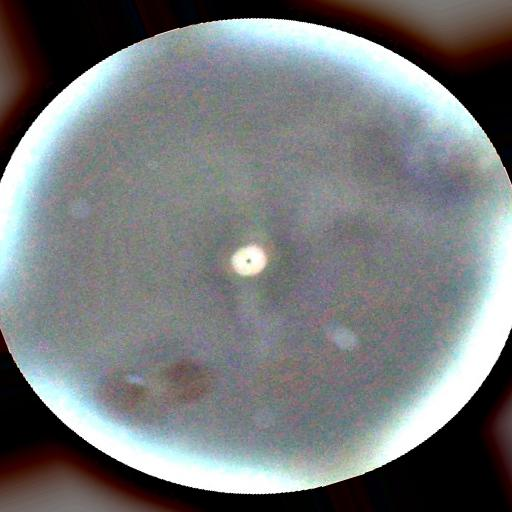
#> input picture Original_Images/cataract1.jpeg, 512 x 512 px
$ python Zhi.py
#> lines starting #> are read from the running program, lines starting #| are printed output that depends on the picture; after the words box and inside, x2 and y2 are one past the last pixel; in counts of white or black regions, pixels touching at a corner belong together
### darren.py
import numpy as np
import matplotlib.pyplot as plt
from PIL import Image

# STEP 1: Define image list (hardcoded for loop)
# These are the filenames of your 10 input images
image_dir = "DIP Project"
image_files = [
    "cataract1.jpeg", "dry1.jpeg", "hyper1.jpeg", "mild1.jpeg", "moderate1.jpeg",
    "norm1.jpeg", "patho1.jpeg", "proliferate1.jpeg", "severe1.jpeg", "wet1.jpeg"
]

# STEP 2: Load both RGB and grayscale version of image
def load_grayscale_and_color(image_path):
    rgb_img = Image.open(image_path).convert('RGB')  # Load and ensure RGB format
    gray_img = rgb_img.convert('L')  # Convert to grayscale (luminance channel only)
    return np.array(rgb_img), np.array(gray_img)

# STEP 3: Piecewise Linear Contrast Stretching
def piecewise_linear_stretch(image, t, L_min=0, L_max=255):
    img = image.copy().astype(np.float32)   # float copy of image so we can modify original and do decimal math
    I_min, I_max = np.min(img), np.max(img) # find min and max pixel intensities in range
    result = np.zeros_like(img)             # Placeholder output image

    # Create masks for pixels <= t and > t
    mask1 = img <= t # pixels in low region
    mask2 = img > t # high region

    # Apply piecewise formula for pixels <= t
    if t != I_min:
        result[mask1] = ((img[mask1] - I_min) * (t - L_min) / (t - I_min)) + L_min
    else:
        result[mask1] = L_min

    # Apply piecewise formula for pixels > t
    if t != I_max:
        result[mask2] = ((img[mask2] - t + 1) * (L_max - t + 1) / (I_max - t + 1)) + t + 1
    else:
        result[mask2] = L_max

    return np.clip(result, 0, 255).astype(np.uint8)  # Ensure values valid 8 bit range [0-225] and converts back to integers

# STEP 4: Compute EME (Enhancement Measure Estimation)
# Measures contrast based on local patches
# [18 lines left out: function compute_eme, not called in this run]

# MAIN PROCESSING PIPELINE
# [53 lines that do not run on import are left out]

### Zhi.py
import numpy as np
import matplotlib.pyplot as plt
from skimage import exposure

from darren import image_files, piecewise_linear_stretch, load_grayscale_and_color, compute_eme


def rgb_to_grayscale(rgb_img):
    """Convert RGB to grayscale using standard coefficients"""
    return 0.299 * rgb_img[:, :, 0] + 0.587 * rgb_img[:, :, 1] + 0.114 * rgb_img[:, :, 2]


def normalize_channels(rgb_img):
    """Normalize RGB channels"""
    sum_channels = rgb_img.sum(axis=2)
    sum_channels[sum_channels == 0] = 1  # avoid division by zero
    r_norm = rgb_img[:, :, 0] / sum_channels
    g_norm = rgb_img[:, :, 1] / sum_channels
    b_norm = rgb_img[:, :, 2] / sum_channels
    return np.stack([r_norm, g_norm, b_norm], axis=2)


def gamma_correction(image, gamma=.7):
    """Apply gamma correction to image"""
    return exposure.adjust_gamma(image, gamma)


def alpha_blend(img1, img2, alpha=0.45):
    """Alpha blend two images"""
    return alpha * img1 + (1 - alpha) * img2


def student2_pipeline(rgb_img, optimal_t):
    """Full contrast enhancement pipeline for Student 2"""
    # Step 1: Convert to grayscale using standard method
    gray_img = rgb_to_grayscale(rgb_img)

    # Step 2: Normalize RGB channels
    normalized_rgb = normalize_channels(rgb_img)

    # Step 3: Create difference image and apply gamma correction
    diff_img = np.abs(normalized_rgb[:, :, 0] - normalized_rgb[:, :, 1])
    gamma_img = gamma_correction(diff_img, gamma=0.5)

    # Step 4: Alpha blend the grayscale and gamma corrected image
    blended_img = alpha_blend(gray_img / 255, gamma_img, alpha=0.5)
    blended_img = (blended_img * 255).astype(np.uint8)

    # Step 5: Apply optimal piecewise contrast enhancement
    final_img = piecewise_linear_stretch(blended_img, optimal_t)

    return final_img

if __name__ == "__main__":
    # Precomputed optimal thresholds and EMEs (from Student 1)
    optimal_thresholds = {
        "cataract1.jpeg": (127, 2.76),
        "dry1.jpeg": (122, 5.55),
        "hyper1.jpeg": (147, 6.71),
        "mild1.jpeg": (128, 6.14),
        "moderate1.jpeg": (128, 4.55),
        "norm1.jpeg": (127, 11.02),
        "patho1.jpeg": (128, 5.25),
        "proliferate1.jpeg": (121, 5.47),
        "severe1.jpeg": (122, 4.68),
        "wet1.jpeg": (110, 3.59)
    }
    for filename in image_files:
        path = f"Original_Images/{filename}"
        rgb, gray = load_grayscale_and_color(path)
#> in load_grayscale_and_color, rgb_img is the input picture: PIL image 512x512 RGB; mean R, G, B 118.3, 121.2, 122.7

        # Get precomputed optimal threshold and EME
        best_t, best_eme = optimal_thresholds[filename]

        # Student 2's processing
        enhanced_img = student2_pipeline(rgb, best_t)
#> in normalize_channels, `sum_channels[sum_channels == 0] = 1`: sum_channels: shape (512, 512) uint64; min 1, max 765, mean 362.2
#> in normalize_channels, `b_norm = rgb_img[:, :, 2] / sum_channels`:
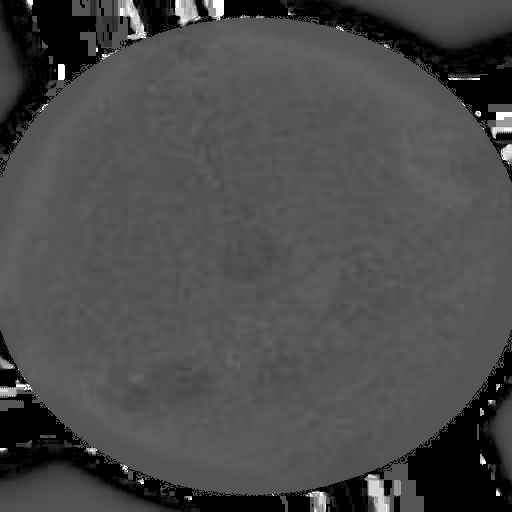
#> b_norm: shape (512, 512) float64; min 0, max 1, mean 0.294
#> in student2_pipeline, `diff_img = np.abs(normalized_rgb[:, :, 0] - normalized_rgb[:, :, 1])`:
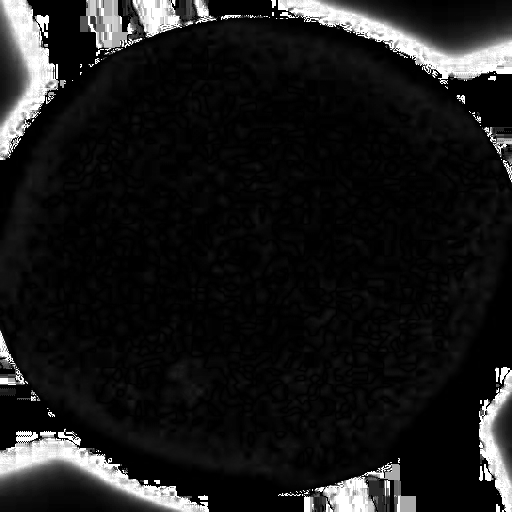
#> diff_img: shape (512, 512) float64; min 0, max 1, mean 0.106
#> in alpha_blend, `return alpha * img1 + (1 - alpha) * img2`:
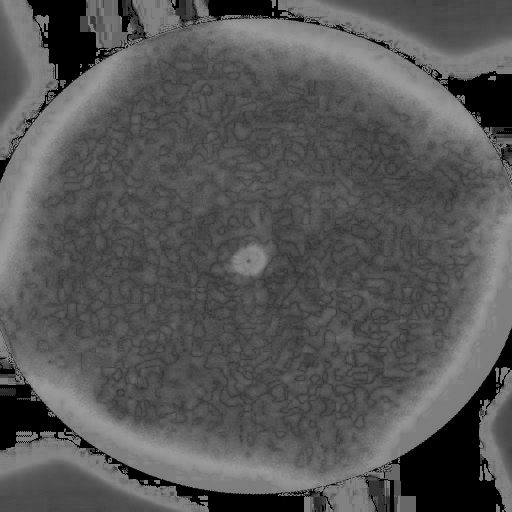
#> returned value: shape (512, 512) float64; min 0, max 0.615, mean 0.341
#> in piecewise_linear_stretch, `I_min, I_max = np.min(img), np.max(img)`: I_min = 0; I_max = 156
#> in piecewise_linear_stretch, `mask1 = img <= t`:
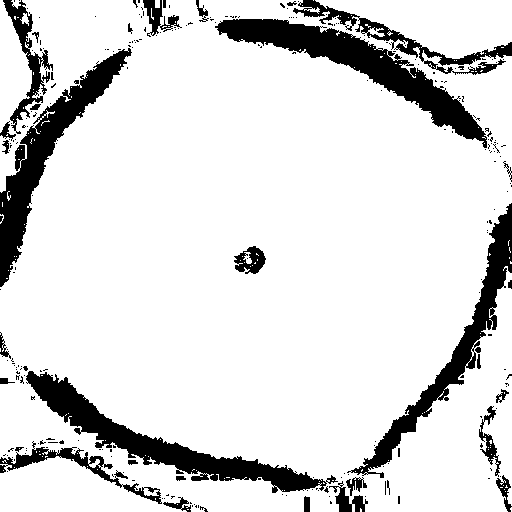
#> mask1: shape (512, 512) bool; 86% white; 257 black regions (223 under 20 px), largest, box (x1, y1, x2, y2) and area: (215, 19, 487, 148) 7776, (26, 371, 338, 493) 7162, (0, 48, 132, 287) 6417
#> in piecewise_linear_stretch, `result[mask2] = ((img[mask2] - t + 1) * (L_max - t + 1) / (I_max - t +..`:
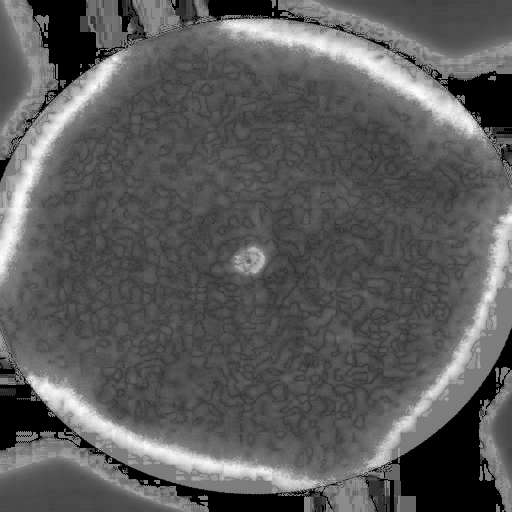
#> result: shape (512, 512) float32; min 0, max 257, mean 92.3; drawn with min black and max white

        # Visualization
        plt.figure(figsize=(15, 5))

        plt.subplot(1, 3, 1)
        plt.imshow(rgb)
        plt.title(f'Original: {filename}')
        plt.axis('off')

        plt.subplot(1, 3, 2)
        plt.imshow(piecewise_linear_stretch(gray, best_t), cmap='gray')
#> call 2 of piecewise_linear_stretch, with t = 127, L_min = 0, L_max = 255
#> in piecewise_linear_stretch (call 2), `I_min, I_max = np.min(img), np.max(img)`: I_max = 255
#> in piecewise_linear_stretch (call 2), `mask1 = img <= t`:
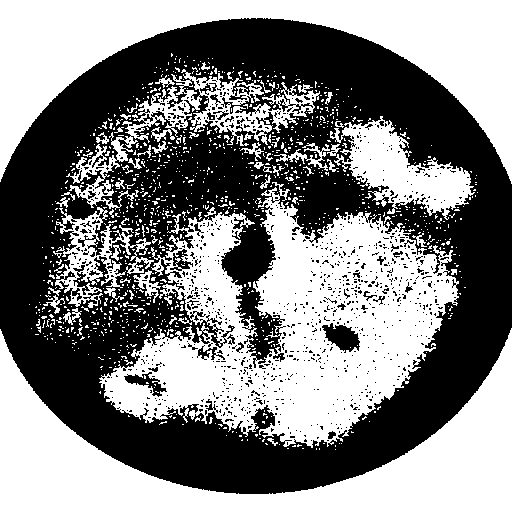
#> mask1: shape (512, 512) bool; 50.8% white; 1051 black regions (1014 under 20 px), largest, box (x1, y1, x2, y2) and area: (0, 18, 512, 494) 122847, (322, 323, 360, 353) 661, (124, 372, 167, 397) 367
#> in piecewise_linear_stretch (call 2), `result[mask1] = ((img[mask1] - I_min) * (t - L_min) / (t - I_min)) + L..`:
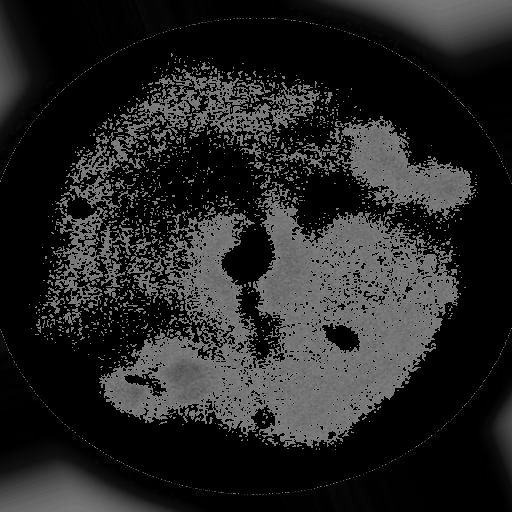
#> result: shape (512, 512) float32; min 0, max 127, mean 36.4
        plt.title(f'Student 1 (t={best_t})')
        plt.axis('off')

        plt.subplot(1, 3, 3)
        plt.imshow(enhanced_img, cmap='gray')
        plt.title('Student 2 Enhanced')
        plt.axis('off')

        plt.tight_layout()
        plt.show()

        print(f">>> {filename}: Optimal Threshold = {best_t}, Max EME = {round(best_eme, 2)}\n")
#> pass 2 of the loop `for filename in image_files:`:
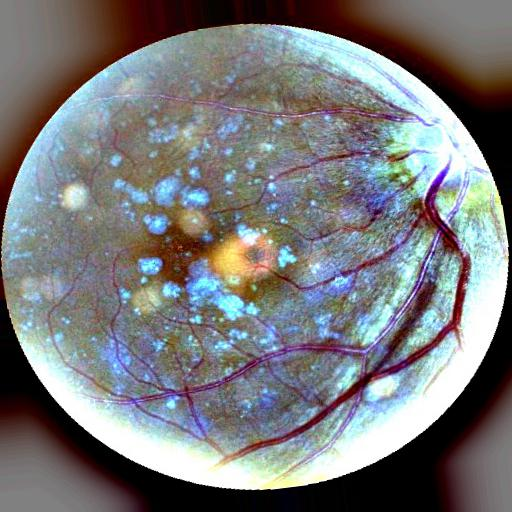
#> input picture Original_Images/dry1.jpeg, 512 x 512 px
#> in load_grayscale_and_color, rgb_img is the input picture: PIL image 512x512 RGB; mean R, G, B 120.9, 121.5, 123.6
#> I_max = 168
#> mask1: shape (512, 512) bool; 76.8% white; 532 black regions (444 under 20 px), largest, box (x1, y1, x2, y2) and area: (0, 0, 512, 490) 39120, (6, 49, 147, 230) 3006, (122, 0, 180, 55) 1941
#> in piecewise_linear_stretch (call 3), `result[mask2] = ((img[mask2] - t + 1) * (L_max - t + 1) / (I_max - t +..`:
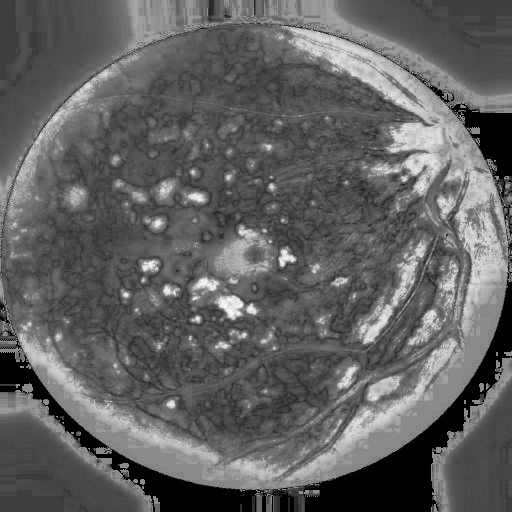
#> result: shape (512, 512) float32; min 0, max 257, mean 98.1; drawn with min black and max white
#> I_max = 255
#> in piecewise_linear_stretch (call 4), `mask1 = img <= t`:
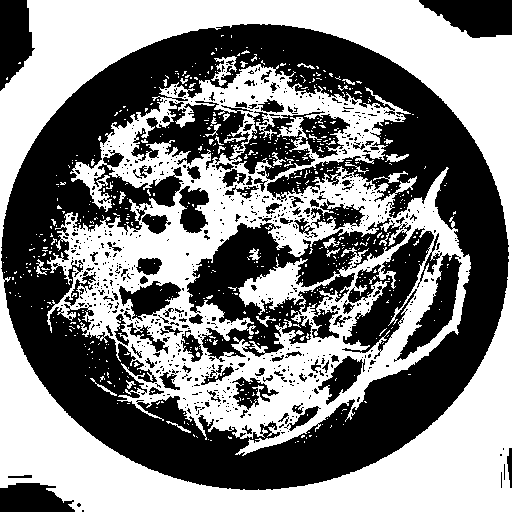
#> mask1: shape (512, 512) bool; 51% white; 759 black regions (663 under 20 px), largest, box (x1, y1, x2, y2) and area: (1, 24, 509, 490) 82418, (187, 217, 411, 362) 12061, (131, 101, 350, 180) 7402
#> (the run stopped early here; a loop or call above may not have finished)
